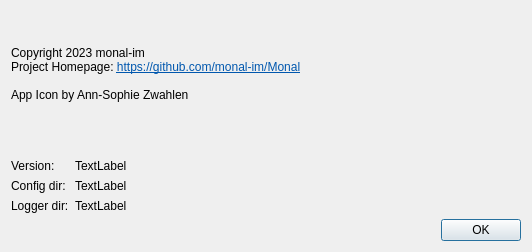
<?xml version="1.0" encoding="UTF-8"?>
<ui version="4.0">
 <class>uiDialog_about</class>
 <widget class="QDialog" name="uiDialog_about">
  <property name="geometry">
   <rect>
    <x>0</x>
    <y>0</y>
    <width>532</width>
    <height>252</height>
   </rect>
  </property>
  <property name="windowTitle">
   <string>Monal Log Viewer | about</string>
  </property>
  <layout class="QGridLayout" name="gridLayout">
   <item row="3" column="0">
    <widget class="QDialogButtonBox" name="buttonBox">
     <property name="orientation">
      <enum>Qt::Horizontal</enum>
     </property>
     <property name="standardButtons">
      <set>QDialogButtonBox::Ok</set>
     </property>
    </widget>
   </item>
   <item row="0" column="0">
    <widget class="QLabel" name="label_2">
     <property name="sizePolicy">
      <sizepolicy hsizetype="MinimumExpanding" vsizetype="MinimumExpanding">
       <horstretch>0</horstretch>
       <verstretch>0</verstretch>
      </sizepolicy>
     </property>
     <property name="text">
      <string>&lt;html&gt;&lt;head/&gt;&lt;body&gt;&lt;p&gt;Copyright 2023 monal-im&lt;br/&gt;Project Homepage: &lt;span style=&quot; text-decoration: underline; color:#0057ae;&quot;&gt;https://github.com/monal-im/Monal&lt;/span&gt;&lt;br/&gt;&lt;br/&gt;App Icon by Ann-Sophie Zwahlen&lt;/p&gt;&lt;/body&gt;&lt;/html&gt;</string>
     </property>
     <property name="textFormat">
      <enum>Qt::RichText</enum>
     </property>
     <property name="openExternalLinks">
      <bool>true</bool>
     </property>
     <property name="textInteractionFlags">
      <set>Qt::TextBrowserInteraction</set>
     </property>
    </widget>
   </item>
   <item row="2" column="0">
    <layout class="QFormLayout" name="formLayout">
     <property name="sizeConstraint">
      <enum>QLayout::SetMaximumSize</enum>
     </property>
     <property name="fieldGrowthPolicy">
      <enum>QFormLayout::AllNonFixedFieldsGrow</enum>
     </property>
     <item row="1" column="0">
      <widget class="QLabel" name="label_4">
       <property name="text">
        <string>Version:</string>
       </property>
      </widget>
     </item>
     <item row="1" column="1">
      <widget class="QLabel" name="uiLabel_version">
       <property name="text">
        <string>TextLabel</string>
       </property>
      </widget>
     </item>
     <item row="2" column="0">
      <widget class="QLabel" name="label_3">
       <property name="text">
        <string>Config dir:</string>
       </property>
      </widget>
     </item>
     <item row="2" column="1">
      <widget class="QLabel" name="uiLabel_configDir">
       <property name="text">
        <string>TextLabel</string>
       </property>
       <property name="textInteractionFlags">
        <set>Qt::TextSelectableByKeyboard|Qt::TextSelectableByMouse</set>
       </property>
      </widget>
     </item>
     <item row="3" column="0">
      <widget class="QLabel" name="label_5">
       <property name="text">
        <string>Logger dir:</string>
       </property>
      </widget>
     </item>
     <item row="3" column="1">
      <widget class="QLabel" name="uiLabel_loggerDir">
       <property name="text">
        <string>TextLabel</string>
       </property>
       <property name="textInteractionFlags">
        <set>Qt::TextSelectableByKeyboard|Qt::TextSelectableByMouse</set>
       </property>
      </widget>
     </item>
    </layout>
   </item>
   <item row="1" column="0">
    <spacer name="verticalSpacer">
     <property name="orientation">
      <enum>Qt::Vertical</enum>
     </property>
     <property name="sizeType">
      <enum>QSizePolicy::Fixed</enum>
     </property>
     <property name="sizeHint" stdset="0">
      <size>
       <width>16</width>
       <height>16</height>
      </size>
     </property>
    </spacer>
   </item>
  </layout>
 </widget>
 <resources/>
 <connections>
  <connection>
   <sender>buttonBox</sender>
   <signal>accepted()</signal>
   <receiver>uiDialog_about</receiver>
   <slot>accept()</slot>
   <hints>
    <hint type="sourcelabel">
     <x>248</x>
     <y>254</y>
    </hint>
    <hint type="destinationlabel">
     <x>157</x>
     <y>274</y>
    </hint>
   </hints>
  </connection>
  <connection>
   <sender>buttonBox</sender>
   <signal>rejected()</signal>
   <receiver>uiDialog_about</receiver>
   <slot>reject()</slot>
   <hints>
    <hint type="sourcelabel">
     <x>316</x>
     <y>260</y>
    </hint>
    <hint type="destinationlabel">
     <x>286</x>
     <y>274</y>
    </hint>
   </hints>
  </connection>
 </connections>
</ui>
